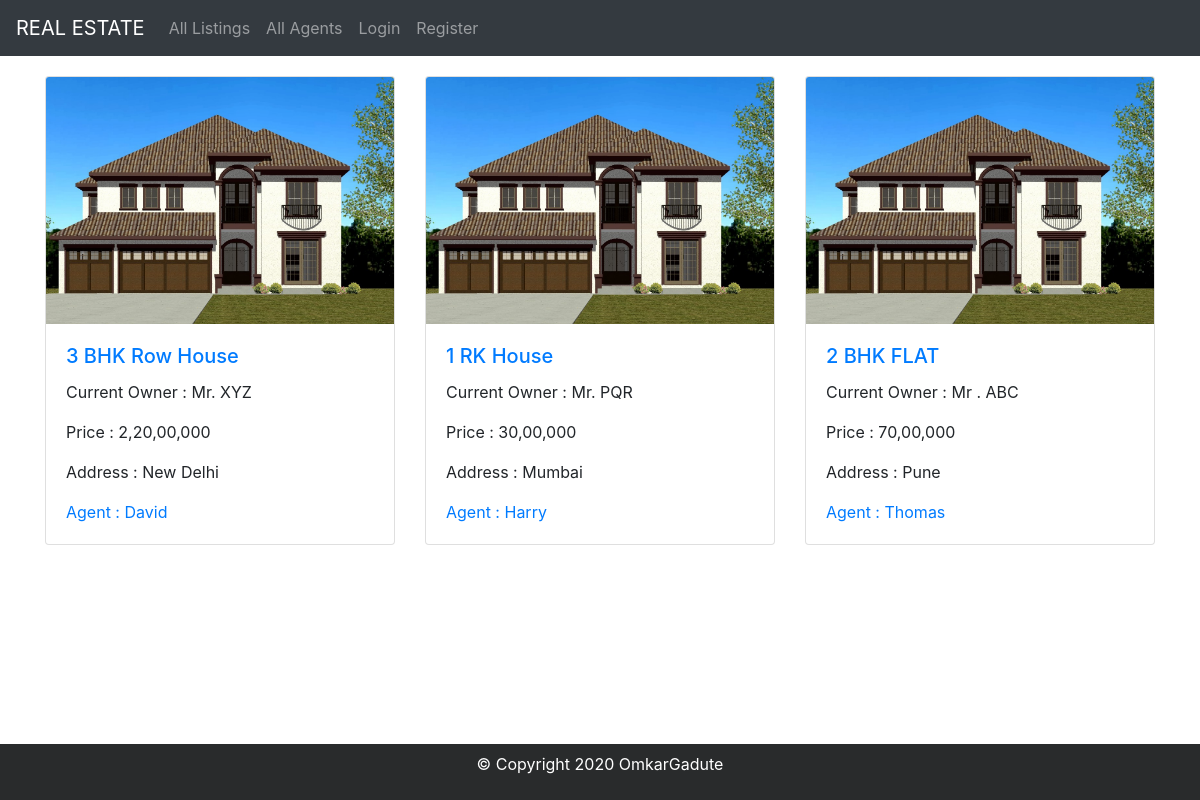
The page / on the database its author committed.
### listing/models.py (models this page shows, shortened)
class Listing(models.Model):
    image = models.ImageField(blank = True, null=True,upload_to='images/')
    name = models.CharField(max_length = 500 ,blank=True, null=True)
    agent = models.ForeignKey(User,on_delete= models.CASCADE,null=True)
    current_owner = models.CharField(max_length = 500 ,blank=True, null=True)
    price = models.CharField(max_length = 500 ,blank=True, null=True)
    address = models.TextField(max_length=2000,blank=True,null=True)
    desc = models.TextField(max_length=2000)

### listing/views.py (the view)
# urls.py: path('',views.ListingView.as_view(),name="all_listing"),
class ListingView(ListView):
    model = Listing
    template_name = 'listing/homepage.html'
    context_object_name = 'all_listings'

### listing/templates/listing/homepage.html (shortened to what this page needs)
{% extends 'listing/base.html'%}
{% block content %}
<div class="container" style = "margin-top:20px;">
    <div class="row row-cols-1 row-cols-md-3">
        {% for listing in all_listings %}
        <div class="col mb-4">
          <div class="card">
            <img src="{{listing.image.url|default_if_none:'#'}}" class="card-img-top" alt="...">
            <div class="card-body">
            <a href="{% url 'listing:detail_listing' listing.pk%}"><h5 class="card-title">{{listing.name}}</h5></a>
            <p class="card-text">Current Owner : {{listing.current_owner}}</p>
            <p class="card-text">Price : {{listing.price}}</p>
            <p class="card-text">Address : {{listing.address}}</p>
            <a href="{% url 'accounts:agent' listing.agent %}"><p class="card-text">Agent : {{listing.agent}}</p></a>
            </div>
          </div>
        </div>
        {% endfor %}
      </div>
</div>
{% endblock content %}

### rows shown on the page
Listing: image (picture), name "3 BHK Row House", current_owner "Mr. XYZ", price "2,20,00,000", address "New Delhi", agent "David"
Listing: image (picture), name "1 RK House", current_owner "Mr. PQR", price "30,00,000", address "Mumbai", agent "Harry"
Listing: image (picture), name "2 BHK FLAT", current_owner "Mr . ABC", price "70,00,000", address "Pune", agent "Thomas"
